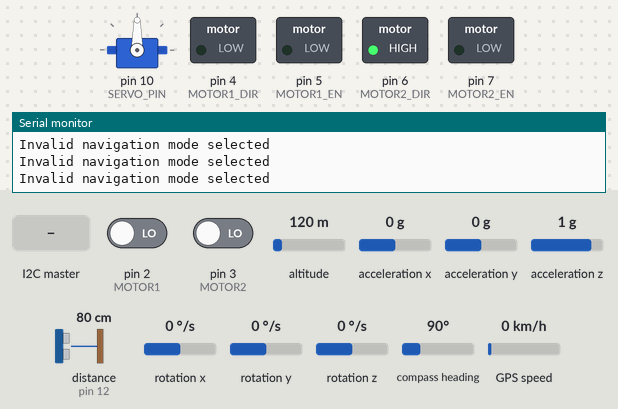
This sketch was run on a simulated Arduino Uno, built for the host (arithmetic inside an expression is 32-bit, double 64-bit). Shown: servo, switched loads named in the sketch (green lamp = pin HIGH), the last lines printed to the serial monitor. Wiring (inferred from the names in the program): MPU-6050 motion sensor at I2C address 0x68. Dashed ring = blinking. The inputs (shaded band) are chosen by the test bench; at power-on: distance to the obstacle (sensor on pin 12) 80 cm, acceleration y 0 g, rotation x 0 °/s, pin 2 (MOTOR1) LOW, pin 3 (MOTOR2) LOW, altitude 120 m, acceleration x 0 g, acceleration z 1 g, rotation y 0 °/s, rotation z 0 °/s, compass heading 90°, GPS speed 0 km/h. The echo pulse lasts 58.3 µs per cm; the GPS gets a fix after 3 s at 37.7749, -122.4194 with 8 satellites.

Above: at 5.7 s.
5.8 s: the I2C master sends the byte 2
At 7.0 s:
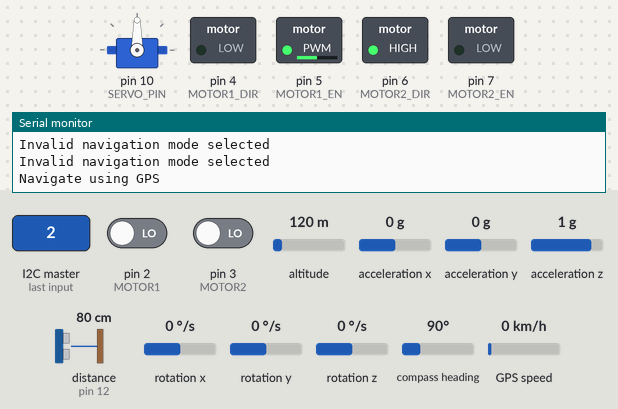
7.3 s: distance to the obstacle (sensor on pin 12) set to 33 cm
8.8 s: distance to the obstacle (sensor on pin 12) set to 26 cm
At 9.4 s:
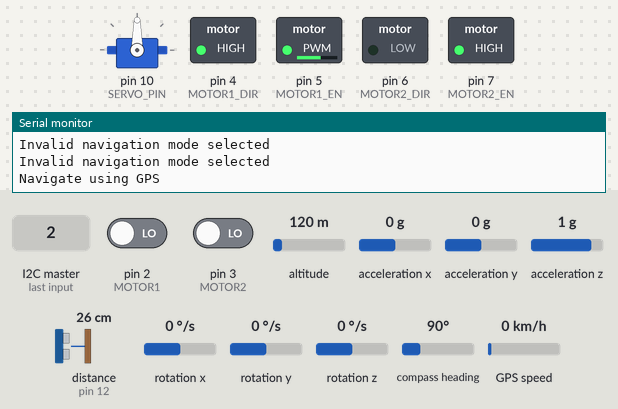
At 11.61 s:
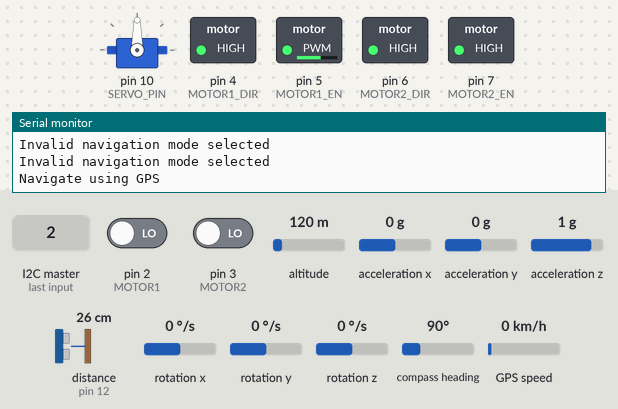
11.8 s: distance to the obstacle (sensor on pin 12) set to 35 cm
At 12.3 s:
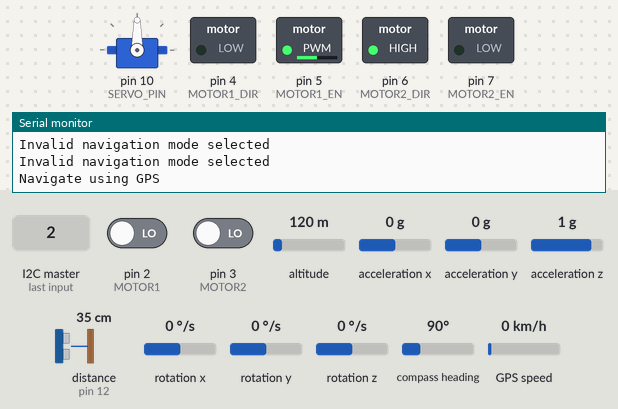
13.4 s: acceleration y set to -1.4 g
16.4 s: rotation x set to -192 °/s
Timing chart, 0 to 29.0 s (numbered marks = the images above; inputs shaded):
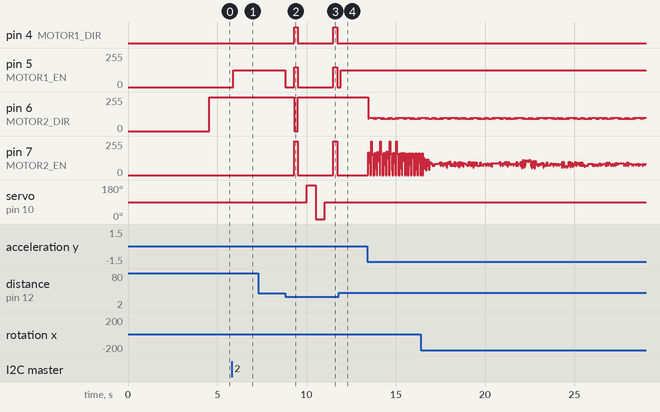

The sketch:

pid_controled_robotics_car.ino
```cpp
#include <TimerOne.h>
#include <Wire.h>
#include <Servo.h>
#include <NewPing.h>
#include <TinyGPS++.h>
#include <SoftwareSerial.h>

// Constants
#define MOTOR1 2
#define MOTOR2 3
#define SERVO_PIN 10
#define ULTRASONIC_SENSOR_TRIG 11
#define ULTRASONIC_SENSOR_ECHO 12
#define MOTOR1_DIR 4
#define MOTOR1_EN 5
#define MOTOR2_DIR 6
#define MOTOR2_EN 7
#define MAX_REGULAR_MOTOR_SPEED 75
#define MAX_MOTOR_ADJUST_SPEED 150
#define DISTANCE_TO_CHECK 30
#define RX_PIN 0
#define TX_PIN 1
#define GPS_BAUD 9600
#define DISK_SLOTS 20
#define WHEEL_DIAMETER 0.066
#define WHEEL_CIRCUMFERENCE (WHEEL_DIAMETER * 3.14)
#define ROBOT_WIDTH 0.2
#define PI 3.14159265358979323846
#define EARTH_RADIUS 6371.0
#define I2C_ADDRESS 0x08

// Global variables
SoftwareSerial ss(RX_PIN, TX_PIN);
Servo myServo;
NewPing mySensor(ULTRASONIC_SENSOR_TRIG, ULTRASONIC_SENSOR_ECHO, 400);
TinyGPSPlus gps;

unsigned int counter1 = 0, counter2 = 0;
float target, error = 0, integral = 0, derivative = 0, last_error = 0;
float Kp = 11, Ki = 0.09, Kd = 10, angle = 0;
int targetDistance, choose, index = 0;
int received[3];
int gyro_x, gyro_y, gyro_z;
long gyro_x_cal, gyro_y_cal, gyro_z_cal;
boolean set_gyro_angles;
long acc_x, acc_y, acc_z, acc_total_vector;
float angle_roll_acc, angle_pitch_acc;
float angle_pitch, angle_roll;
int angle_pitch_buffer, angle_roll_buffer;
float angle_pitch_output, angle_roll_output;
double targetLatitude, targetLongitude;
long loop_timer;
int temp;
float motorSpeed = 127.5;

// Structs
struct DistanceResult {
    float distance1;
    float distance2;
};

struct LatLong {
    double latitude;
    double longitude;
};
union floatConverter {
    byte bytes[4];
    float value;
};
// Sensor and Hardware Setup Functions
void setup_mpu_6050_registers() {
    Wire.beginTransmission(0x68);
    Wire.write(0x6B);
    Wire.write(0x00);
    Wire.endTransmission();

    Wire.beginTransmission(0x68);
    Wire.write(0x1C);
    Wire.write(0x10);
    Wire.endTransmission();

    Wire.beginTransmission(0x68);
    Wire.write(0x1B);
    Wire.write(0x08);
    Wire.endTransmission();
}

void read_mpu_6050_data() {
    Wire.beginTransmission(0x68);
    Wire.write(0x3B);
    Wire.endTransmission();
    Wire.requestFrom(0x68, 14);
    while(Wire.available() < 14);

    acc_x = Wire.read()<<8|Wire.read();
    acc_y = Wire.read()<<8|Wire.read();
    acc_z = Wire.read()<<8|Wire.read();
    temp = Wire.read()<<8|Wire.read();
    gyro_x = Wire.read()<<8|Wire.read();
    gyro_y = Wire.read()<<8|Wire.read();
    gyro_z = Wire.read()<<8|Wire.read();
}

// Utility Functions
void ISR_count1() { counter1++; }
void ISR_count2() { counter2++; }


DistanceResult getDistanceTravel() {

    float rotation1 = (counter1 / DISK_SLOTS) * 60.00;
    float distance1 = rotation1 * WHEEL_CIRCUMFERENCE * 60;
    counter1 = 0;

    float rotation2 = (counter2 / DISK_SLOTS) * 60.00;
    float distance2 = rotation2 * WHEEL_CIRCUMFERENCE * 60;
    counter2 = 0;


    return {distance1, distance2};
}

float pidControl(float target1) {
    read_mpu_6050_data();

    gyro_x -= gyro_x_cal;
    gyro_y -= gyro_y_cal;
    gyro_z -= gyro_z_cal;

    angle_pitch += gyro_x * 0.0000611;
    angle_roll += gyro_y * 0.0000611;

    angle_pitch += angle_roll * sin(gyro_z * 0.000001066);
    angle_roll -= angle_pitch * sin(gyro_z * 0.000001066);

    acc_total_vector = sqrt((acc_x*acc_x)+(acc_y*acc_y)+(acc_z*acc_z));

    angle_pitch_acc = asin((float)acc_y/acc_total_vector) * 57.296;
    angle_roll_acc = asin((float)acc_x/acc_total_vector) * -57.296;

    angle_pitch_acc -= 0.0;
    angle_roll_acc -= 0.0;

    if(set_gyro_angles) {
        angle_pitch = angle_pitch * 0.9996 + angle_pitch_acc * 0.0004;
        angle_roll = angle_roll * 0.9996 + angle_roll_acc * 0.0004;
    } else {
        angle_pitch = angle_pitch_acc;
        angle_roll = angle_roll_acc;
        set_gyro_angles = true;
    }

    angle_pitch_output = angle_pitch_output * 0.9 + angle_pitch * 0.1;
    angle_roll_output = angle_roll_output * 0.9 + angle_roll * 0.1;

    error = target1 - angle_pitch_output;
    integral = integral + error;
    derivative = error - last_error;

    angle = (error * Kp) + (integral * Ki) + (derivative * Kd);
    last_error = error;
    return angle_pitch_output;
}

// Motion Control Functions
void avoid_obstacle() {
    int distance = mySensor.ping_cm();

    if (distance > 0 && distance < DISTANCE_TO_CHECK) {
        rotateMotor(0, 0);
        delay(500);

        rotateMotor(-MAX_MOTOR_ADJUST_SPEED, -MAX_MOTOR_ADJUST_SPEED);
        delay(200);

        rotateMotor(0, 0);
        delay(500);

        myServo.write(180);
        delay(500);
        int distanceLeft = mySensor.ping_cm();

        myServo.write(0);
        delay(500);
        int distanceRight = mySensor.ping_cm();

        myServo.write(90);
        delay(500);

        if (distanceLeft == 0) {
            rotateMotor(MAX_MOTOR_ADJUST_SPEED, -MAX_MOTOR_ADJUST_SPEED);
        } else if (distanceRight == 0) {
            rotateMotor(-MAX_MOTOR_ADJUST_SPEED, MAX_MOTOR_ADJUST_SPEED);
        } else if (distanceLeft >= distanceRight) {
            rotateMotor(MAX_MOTOR_ADJUST_SPEED, -MAX_MOTOR_ADJUST_SPEED);
        } else {
            rotateMotor(-MAX_MOTOR_ADJUST_SPEED, MAX_MOTOR_ADJUST_SPEED);
        }
        delay(200);
        rotateMotor(0, 0);
        delay(200);
    } else {
        rotateMotor(MAX_REGULAR_MOTOR_SPEED, MAX_REGULAR_MOTOR_SPEED);
    }
}

void rotateMotor(int rightMotorSpeed, int leftMotorSpeed) {
    digitalWrite(MOTOR2_DIR, rightMotorSpeed >= 0 ? HIGH : LOW);
    digitalWrite(MOTOR1_DIR, leftMotorSpeed >= 0 ? LOW : HIGH);

    analogWrite(MOTOR2_EN, abs(rightMotorSpeed));
    analogWrite(MOTOR1_EN, abs(leftMotorSpeed));
}

void forward(float leftM, float rightM) {
    digitalWrite(MOTOR1_DIR, LOW);
    analogWrite(MOTOR1_EN, leftM);
    digitalWrite(MOTOR2_DIR, LOW);
    analogWrite(MOTOR2_EN, rightM);
}

// GPS and Navigation Functions
double toRadians(double degrees) { return degrees * PI / 180.0; }
double toDegrees(double radians) { return radians * 180.0 / PI; }

LatLong read_gps() {
    while (ss.available() > 0) {
        if (gps.encode(ss.read()) && gps.location.isUpdated()) {
            return {gps.location.lat(), gps.location.lng()};
        }
    }
    return {0, 0};
}

double calculateDistance(double lat1, double lon1, double lat2, double lon2) {
    lat1 = toRadians(lat1);
    lon1 = toRadians(lon1);
    lat2 = toRadians(lat2);
    lon2 = toRadians(lon2);

    double dlat = lat2 - lat1;
    double dlon = lon2 - lon1;
    double a = sin(dlat/2) * sin(dlat/2) +
               cos(lat1) * cos(lat2) *
               sin(dlon/2) * sin(dlon/2);
    double c = 2 * atan2(sqrt(a), sqrt(1-a));
    return EARTH_RADIUS * c;
}

double calculateBearing(double lat1, double lon1, double lat2, double lon2) {
    lat1 = toRadians(lat1);
    lon1 = toRadians(lon1);
    lat2 = toRadians(lat2);
    lon2 = toRadians(lon2);

    double dlon = lon2 - lon1;
    double y = sin(dlon) * cos(lat2);
    double x = cos(lat1) * sin(lat2) -
               sin(lat1) * cos(lat2) * cos(dlon);
    double bearing = atan2(y, x);

    bearing = toDegrees(bearing);
    if (bearing > 180) {
        bearing -= 360;
    } else if (bearing < -180) {
        bearing += 360;
    }

    return bearing;
}

void receiveEvent(int howMany) {
    static int index = 0;
    static floatConverter converter;
    static int valueIndex = 0;

    while (Wire.available()) {
        byte c = Wire.read();

        if (index == 0) {
            choose = c;
            index++;
        } else {
            converter.bytes[valueIndex] = c;
            valueIndex++;

            if (valueIndex == 4) {
                if (index == 1) {
                    if (choose == 1) {
                        targetDistance = converter.value;
                    } else if (choose == 2) {
                        targetLongitude = converter.value;
                    }
                } else if (index == 2) {
                    if (choose == 1) {
                        target = converter.value;
                    } else if (choose == 2) {
                        targetLatitude = converter.value;
                    }
                }
                valueIndex = 0;
                index++;
            }
        }
    }

    if (index > 2) {
        Serial.println("Received values:");
        if (choose == 1) {
            Serial.print("Target Distance: ");
            Serial.println(targetDistance);
            Serial.print("Target Angle: ");
            Serial.println(target);
        } else if (choose == 2) {
            Serial.print("Target Longitude: ");
            Serial.println(targetLongitude, 6);
            Serial.print("Target Latitude: ");
            Serial.println(targetLatitude, 6);
        }
        Serial.println("--------------------");
        index = 0;
    }
}

void setup() {
    Serial.begin(9600);
    Wire.begin();
    Wire.begin(0x08);
    Wire.onReceive(receiveEvent);


    myServo.attach(SERVO_PIN);
    myServo.write(90);
    ss.begin(GPS_BAUD);

    pinMode(MOTOR1_DIR, OUTPUT);
    pinMode(MOTOR2_DIR, OUTPUT);
    pinMode(MOTOR1_EN, OUTPUT);
    pinMode(MOTOR2_EN, OUTPUT);

    setup_mpu_6050_registers();

    for (int cal_int = 0; cal_int < 1000; cal_int++) {
        read_mpu_6050_data();
        gyro_x_cal += gyro_x;
        gyro_y_cal += gyro_y;
        gyro_z_cal += gyro_z;
        delay(3);
    }

    gyro_x_cal /= 1000;
    gyro_y_cal /= 1000;
    gyro_z_cal /= 1000;
    pinMode(MOTOR2, INPUT);
    pinMode(MOTOR1, INPUT);
    TCCR2A = 0;              // Reset Timer2 control registers
  TCCR2B = 0;
  TCNT2 = 0;               // Initialize counter value to 0
  OCR2A = 15624;           // Set compare match register for 1 Hz increments
  TCCR2B |= (1 << WGM22);  // Turn on CTC mode
  TCCR2B |= (1 << CS22) | (1 << CS21) | (1 << CS20);  // Set CS22, CS21, and CS20 for 1024 prescaler
  TIMSK2 |= (1 << OCIE2A); // Enable timer compare interrupt

  // Attach interrupts to pins
  attachInterrupt(digitalPinToInterrupt(MOTOR1), ISR_count1, RISING);  // Motor 1 sensor
  attachInterrupt(digitalPinToInterrupt(MOTOR2), ISR_count2, RISING);  // Motor 2 sensor

    loop_timer = micros();
    rotateMotor(0, 0);
}

void loop() {
    DistanceResult distances = getDistanceTravel();
    float currentDistance = (distances.distance1 + distances.distance2) / 2;

    switch (choose) {
        case 1:
            navigateUsingEncoderAndMPU6050(currentDistance);
            break;
        case 2:
            navigateUsingGPS();
            break;
        default:
            Serial.println("Invalid navigation mode selected");
            break;
    }
}

void navigateUsingEncoderAndMPU6050(float currentDistance) {
    Serial.println("Navigate using encoder, MPU6050");
    while (currentDistance < targetDistance) {
        rotateMotor(motorSpeed, motorSpeed);
        adjustMotorsBasedOnAngle(pidControl(target));
        handleObstacleAvoidance();
        updateCurrentDistance(currentDistance);
    }
}

void navigateUsingGPS() {
    Serial.println("Navigate using GPS");
    LatLong currentPosition = read_gps();
    double targetDistance = calculateDistance(currentPosition.latitude, currentPosition.longitude, targetLatitude, targetLongitude);
    float targetBearing = calculateBearing(currentPosition.latitude, currentPosition.longitude, targetLatitude, targetLongitude);

    float currentDistance = 0;
    while (currentDistance < targetDistance) {
        rotateMotor(motorSpeed, motorSpeed);
        adjustMotorsBasedOnAngle(pidControl(targetBearing));
        handleObstacleAvoidance();
        updateCurrentDistance(currentDistance);
    }
}

void adjustMotorsBasedOnAngle(float currentAngle) {
    if (currentAngle > 0) {
        forward(motorSpeed - abs(angle), motorSpeed + abs(angle));
    } else if (currentAngle < 0) {
        forward(motorSpeed + abs(angle), motorSpeed - abs(angle));
    }
}

void handleObstacleAvoidance() {
    int obstacleDistance = mySensor.ping_cm();
    if (obstacleDistance > 0 && obstacleDistance < 30) {
        avoid_obstacle();
    }
}

void updateCurrentDistance(float &currentDistance) {
    DistanceResult distances = getDistanceTravel();
    currentDistance = (distances.distance1 + distances.distance2) / 2;
}
```

Measured:
- the behaviour switches between 30 and 29 cm on distance to the obstacle (sensor on pin 12) (found by bisection; images 1 and 2)
- after the input at 5.8 s, pin 5 (MOTOR1_EN): 0/255 → 127/255 after 0.09 s
- after the input at 8.8 s, pin 4 (MOTOR1_DIR): alternates HIGH for 0.20 s and LOW for 2.0 s, starting after 0.51 s; pin 5 (MOTOR1_EN): goes 0/255 0.50 s, 150/255 0.20 s, 0/255 2.0 s, 150/255 0.20 s, then 0/255, starting at once
- after the input at 11.8 s, pin 4 (MOTOR1_DIR): stays LOW (without the input it goes to HIGH after 0.62 s); pin 6 (MOTOR2_DIR): stays 255/255 (without the input it goes to 0/255 after 0.62 s)
